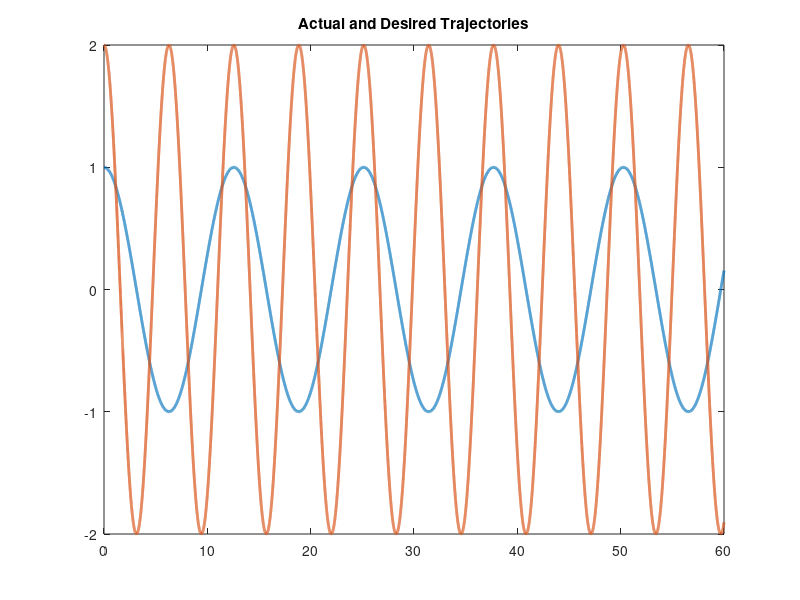

Write the MATLAB code that produced this figure. (Note: this script raises an error after producing the figure.)
function twoLinkRobotAdaptive
close all
global controlinput wHat t1 t2 u 

%Set up parameters for sim
%Errors in Yd matrix are qd - q and this entire matrix has errors qd - q

p1       = 3.473;
p2       = 0.196;
p3       = 0.242;
f1       = 5.3;
f2       = 1.1;
fs1      = 1.2;
fs2      = 0.4;


% Stacked parameter vector
theta    = [p1;p2;p3;f1;f2;fs1;fs2];
controlinput = [1;1];

% Simulation final time
tf   = 60;

% Initial condition vector (X0 must be same size and "form" as X and XDot below)
% (i.e1., in this sim, X0 = [e0;r0;thetahat0])
X0   = [4;10;3;2;1;1];

% Options for integration function
opts = odeset('RelTol',1e-3,'AbsTol',1e-3);

% Integrate (you can send the paramters theta to the dynamics as seen below)
[t,STATES] = ode45(@(t,X) twoLinkdynamics(t,X,theta),[0 tf],X0,opts);

% Set up desired trajectory data for plots (enter desired trajectory for your simulation)
qd = [cos(0.5*t) 2*cos(t)]';

% Parse integrated states (STATES is the same "form" as X0)
% (i.e1., in this sim, STATES = [e1 r thetahat] over all time);
e  = STATES(:,1:2)';
r  = STATES(:,3:4)';
thetaHat = STATES(:,5:6)';


% Compute x from e1 and xd for plotting purposes
q  = qd - e;

% Plot the actual vs desired trajectories
figure(1)
plot(t,qd,'-','LineWidth',2)
title('Actual and Desired Trajectories');
hold on
ax = gca;
ax.ColorOrderIndex = 1;
plot(t,q,':','LineWidth',2)
xlabel('time')
hold off

% Plot the filtered tracking error
figure(2)
plot(t,r,'--','LineWidth',2)
title('Filtered Tracking error')
xlabel('time')

% Plot the adaptive estimates vs actual parameters
figure(3)
plot(t,repmat(theta,1,length(t)),'-','LineWidth',2)
hold on
ax = gca;
ax.ColorOrderIndex = 1;
plot(t,thetaHat,':','LineWidth',2)
xlabel('time')

title('Adaptive Estimates & Actual Parameters')
hold off

figure(4)
time = 0:tf/length(controlinput):tf;
time(end) = [];
plot(time,controlinput(1,:))
title('Control input for Link 1');
xlabel('Time(s)')
ylabel('Torque(Nm)')

figure(5)
time = 0:tf/length(controlinput):tf;
time(end) = [];
plot(time,controlinput(2,:))
title('Control input for Link 2');
xlabel('Time(s)')
ylabel('Torque(Nm)')

% figure(6)
% plot(t,repmat(theta,1,length(t))-thetaHat,'-','LineWidth',2)
% title('Parameter Estimates')
% xlabel('time');
% ylabel('Amplitude');


function [XDot] = twoLinkdynamics(t,X,theta)
global u controlinput t1 t2 
t;
% Parse parameter vector
p1  = theta(1);
p2  = theta(2);
p3  = theta(3);
f1  = theta(4);
f2  = theta(5);
fs1 = theta(6);
fs2 = theta(7);


% Select gains for controller
K        = 10;
K1       = 50;
K2       = 60;

a1       = 0.8;    

gamma = [0.02 0; 
         0 180];

beta     = 0.05;

wHat1    = K1*3;
wHat2    = K2*2;
t1       = 1;
t2       = 1;



% Desired trajectory and needed derivatives
qd       = [cos(0.5*t);2*cos(t)];
qdDot    = [-0.5*sin(0.5*t);-2*sin(t)]; %Enter the expression
qdDotDot = [-0.25*cos(0.5*t);-2*cos(t)]; %Enter the expression



% Parse current states (X is the same size and "form" as X0)
% (i.e1., in this sim, X = [e1;r;thetahat])
e        = [X(1);X(2)];
r        = [X(3);X(4)];
thetaHat = [X(5);X(6)];


% Compute current x and xDot for convenience
q        = qd - e;
qDot     = qdDot + a1*e - r;



% Compute cos(x2) and sin(x2) for convenience
c2       = cos(q(2));
s2       = sin(q(2));


% Compute current matrices for the dynamics
M        = [p1 + 2*p3*c2 p2 + p3*c2;p2 + p3*c2 p2];
Vm       = [-p3*s2*qDot(2) -p3*s2*(qDot(1) + qDot(2));p3*s2*qDot(1) 0];
fd       = [f1 0;0 f2];


%Ys Matrix
ys11    =   sign(qDot(1));
ys12    =  0;

ys21    = 0;
ys22    =   sign(qDot(2));

Ys      = [ys11 ys12;ys21 ys22];

 

% Design controller




if t == t1*4*pi
   
            if abs(wHat1) < beta
                                                             %Finding the saturated values for wHat1 
            else
                wHat1 = sign(wHat1)*beta;

            end
            
            if abs(wHat2) < beta
                                                             %Finding the saturated values for  wHat2
                else 
                    wHat2 = sign(wHat2)*beta;
            end
     wHat1 = wHat1 + K1*r(1);
     wHat2 = wHat2 + K2*r(2);                                        %Updating the wHat periodically
     t1 = t1 + 1;
else
            if t == t2*2*pi
             
                   if abs(wHat2) < beta
                                                                 %Finding the saturated values for  wHat2
                    else 
                        wHat2 = sign(wHat2)*beta;
                   end
                   
                   wHat2 = wHat2 + K2*r(2);
              t2 = t2 + 1;
            else
                    wHat1 = K1*r(1);
                    wHat2 = K2*r(2);
    end
    
    
end

wHat = [wHat1; wHat2];



u        = K*r + e + wHat + Ys*thetaHat; %Enter the expression

controlinput = horzcat(controlinput,u);

% Compute current closed-loop dynamics
eDot       = r - a1*e;

rDot       = M\(M*qdDotDot + Vm*qDot + fd*qDot +[fs1 0; 0 fs2]*[sign(qDot(1)); sign(qDot(2))]+ M*a1*eDot - u); %Enter the expression


thetaHatDot = (gamma*Ys'*r); %Enter the expression

% Stacked dynamics vector (XDot is the same size and "form" as X)
XDot        = [eDot;rDot;thetaHatDot];
